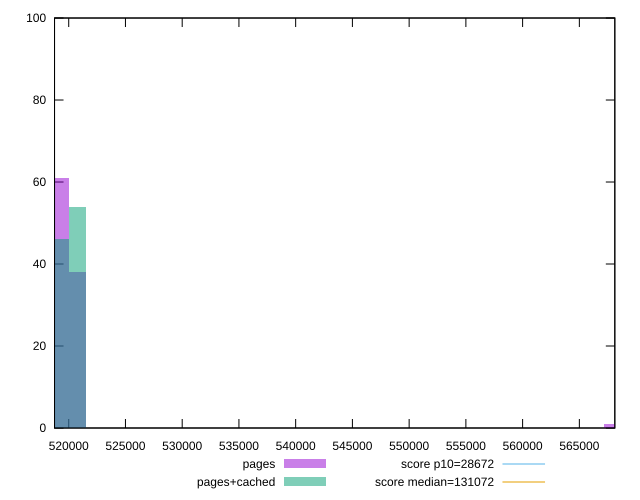

The gnuplot source for this figure:
reset

$pages <<EOF
519347.0082995282 61
520773.7857948566 38
567857.4431406929 1
EOF

$pagesCached <<EOF
520773.7857948566 54
519347.0082995282 46
EOF

set key outside below
set boxwidth 1426.7774953283742
set xrange [518749.85381727194:568125.7869299348]
set yrange [0:100]
set trange [0:100]
set style fill transparent solid 0.5 noborder

set parametric
set terminal svg size 640, 500 enhanced background rgb 'white'
set output "reprap/uses-long-cache-ttl/comparison/histogram/0_vs_1.svg"

plot $pages title "pages" with boxes, \
     $pagesCached title "pages+cached" with boxes, \
     28672,t title "score p10=28672", \
     131072,t title "score median=131072"

reset
